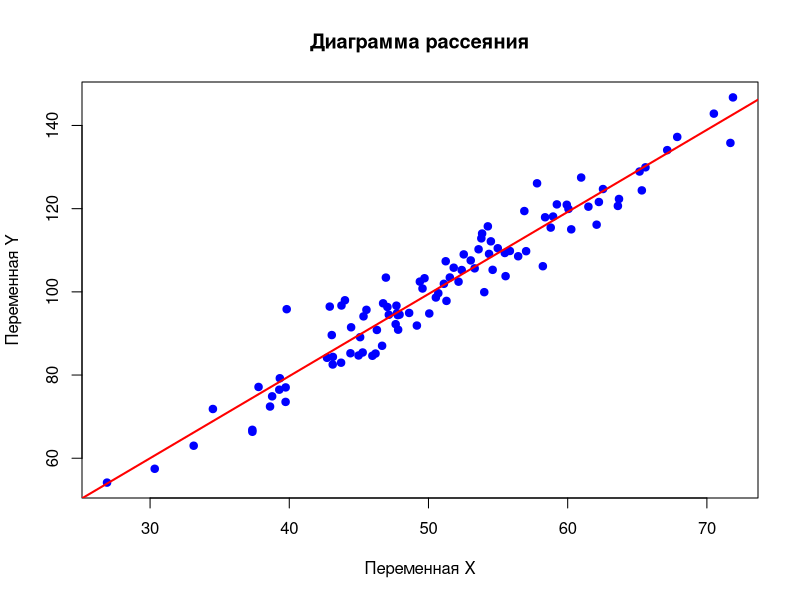
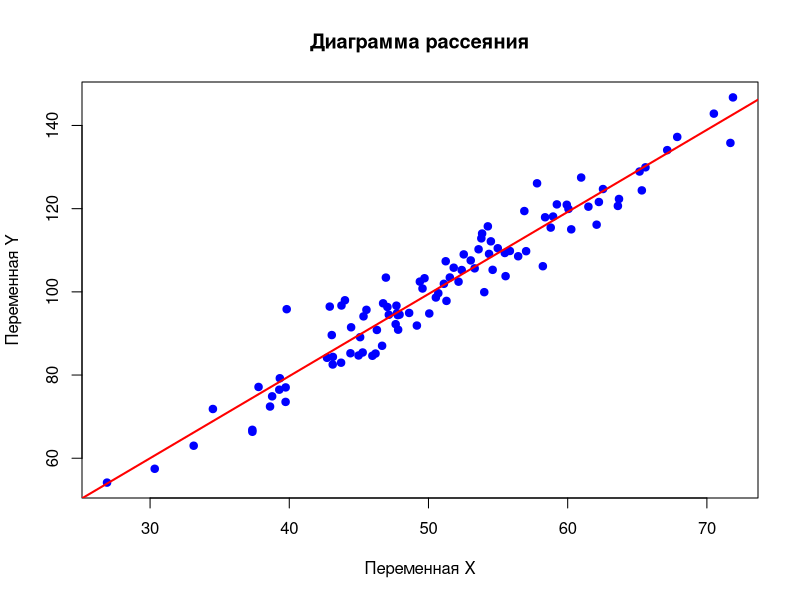

Write R code to recreate these figures, in order.
#!/usr/bin/env Rscript

# Генерируем случайные данные
set.seed(123) # Для воспроизводимости
x <- rnorm(100, mean = 50, sd = 10)
y <- 2 * x + rnorm(100, mean = 0, sd = 5)

# Создаем диаграмму рассеяния
plot(x, y, 
     main = "Диаграмма рассеяния",
     xlab = "Переменная X",
     ylab = "Переменная Y",
     pch = 19,
     col = "blue")

# Добавляем линию регрессии
model <- lm(y ~ x)
abline(model, col = "red", lwd = 2)

# Сохраняем график в файл
filename <- "scatter_plot.png"
png(filename)
plot(x, y, 
     main = "Диаграмма рассеяния",
     xlab = "Переменная X",
     ylab = "Переменная Y",
     pch = 19,
     col = "blue")
abline(model, col = "red", lwd = 2)
dev.off()

cat("Диаграмма рассеяния сохранена в файл:", filename, "\n")
